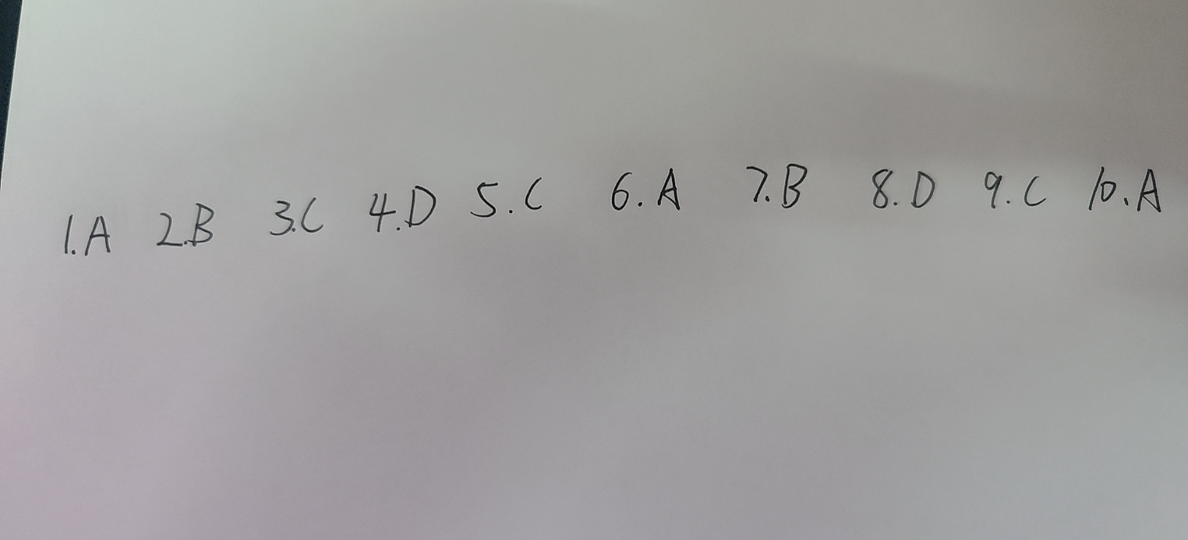
#> input picture answer_sheet.jpg, 2376 x 1080 px (shown at 1/2 size)
$ python main.py
#> lines starting #> are read from the running program, lines starting #| are printed output that depends on the picture; after the words box and inside, x2 and y2 are one past the last pixel; in counts of white or black regions, pixels touching at a corner belong together
import cv2
import pytesseract
import numpy as np

# 读取图像
image = cv2.imread('answer_sheet.jpg')
#> image is the input picture: shape (1080, 2376, 3); mean B, G, R 159.3, 159.5, 160.4

# 检查图像是否正确读取
if image is None:
    print("Error: Image cannot be read.")
    exit()
# 转换图像为灰度图
gray = cv2.cvtColor(image, cv2.COLOR_BGR2GRAY)
# 使用高斯滤波去噪
denoised = cv2.GaussianBlur(gray, (5, 5), 0)
# 二值化
_, binary = cv2.threshold(denoised, 128, 255, cv2.THRESH_BINARY_INV)
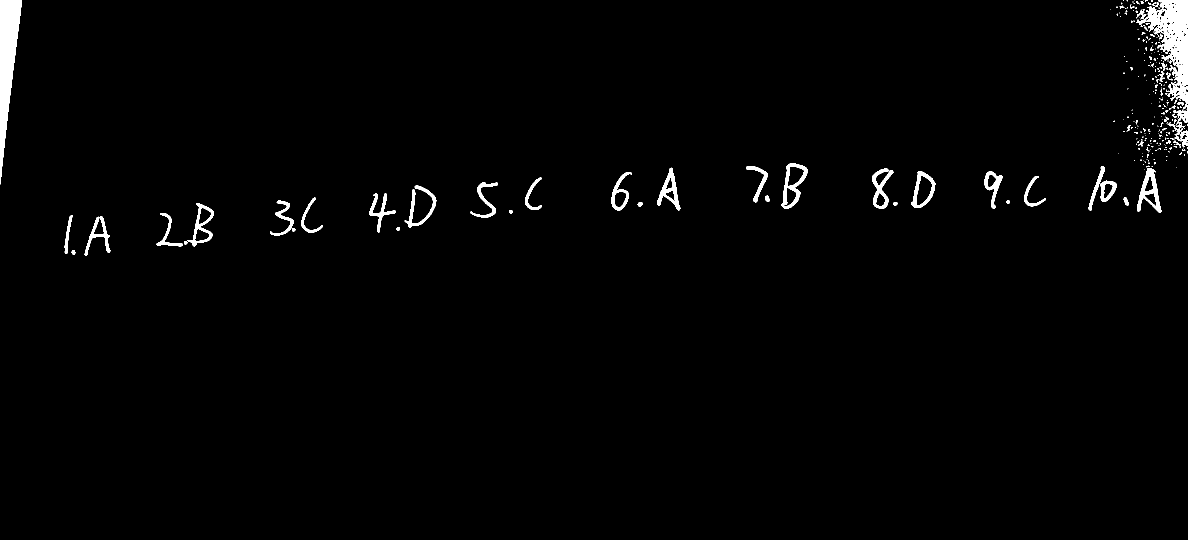
#> binary: shape (1080, 2376) (shown at 1/2 size); 1.6% white; 297 white regions (233 under 20 px), largest, box (x1, y1, x2, y2) and area: (2273, 0, 2376, 271) 9473, (0, 0, 44, 369) 8039, (2274, 336, 2323, 425) 1637
# 检测图像中的文本区域
edges = cv2.Canny(binary, 50, 150, apertureSize=3)
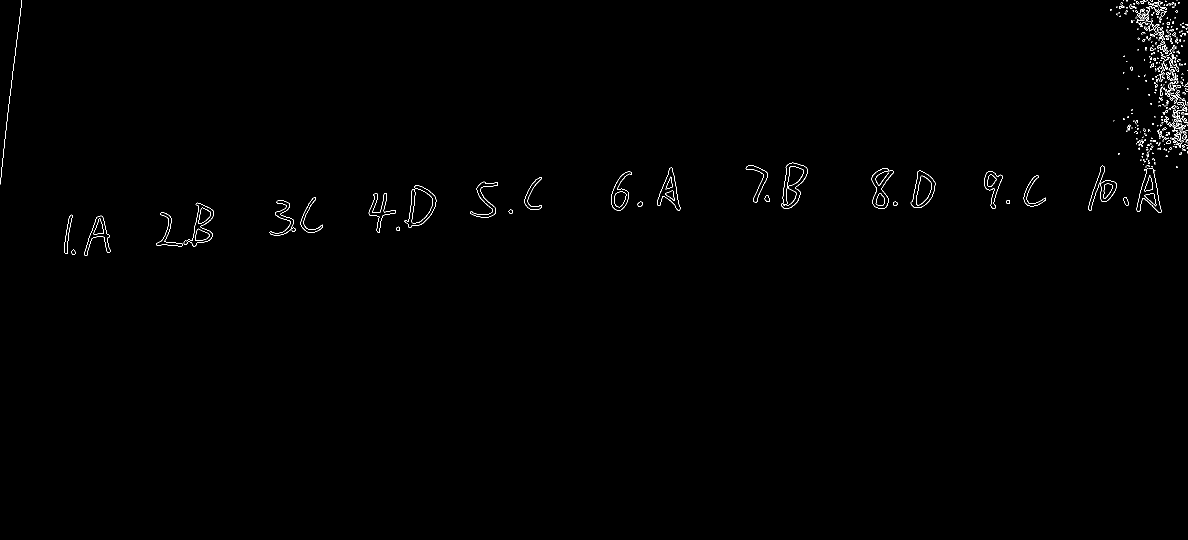
#> edges: shape (1080, 2376) (shown at 1/2 size); 0.46% white in thin lines or dots, all inside (x1, y1, x2, y2) = (0, 0, 2376, 512)

# 找到边缘的最大角度
lines = cv2.HoughLines(edges, 1, np.pi / 180, 200)
#> lines = [[43, 0.122]]
if lines is not None:
    max_angle = 0
    for rho, theta in lines[:, 0]:
        angle = np.degrees(theta)
        if angle > max_angle:
            max_angle = angle
#> this loop made 1 pass
#> (rho, theta, angle, max_angle) on pass 1: (43, 0.122, 7, 7)
#> after the loop, max_angle = 7

    # 计算图像倾斜的角度
    angle_to_rotate = max_angle if max_angle < 45 else 90 - max_angle
#> angle_to_rotate = 7

    # 获取旋转矩阵
    center = (binary.shape[1] / 2, binary.shape[0] / 2)
#> center = (1188, 540)
    matrix = cv2.getRotationMatrix2D(center, angle_to_rotate, 1)
#> matrix = [[0.993, 0.122, -56.95], [-0.122, 0.993, 148.8]]

    # 进行图像倾斜校正
    corrected_image = cv2.warpAffine(binary, matrix, (binary.shape[1], binary.shape[0]))
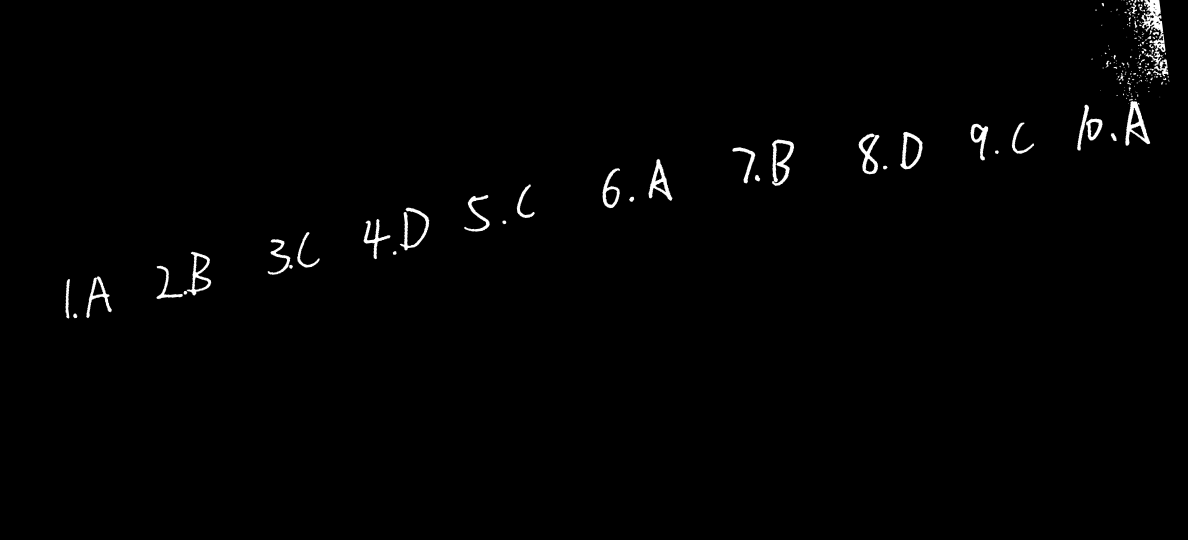
#> corrected_image: shape (1080, 2376) (shown at 1/2 size); min 0, max 255, mean 2.5

# 使用Tesseract进行OCR
#> (the run stopped early here; a loop or call above may not have finished)
